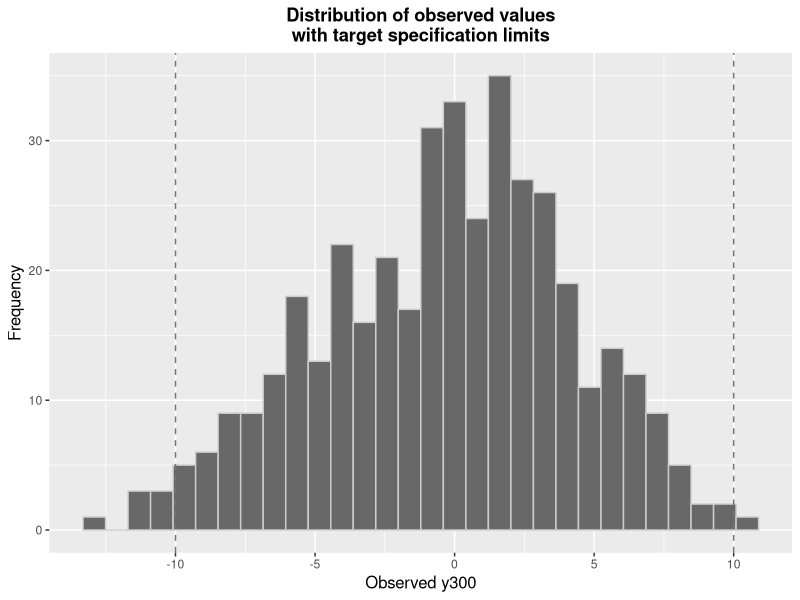

Reproduce this figure in R. (Note: this script raises an error after producing the figure.)
# STAT 435 Team 2
# Measurement Assessment (W2) - Analysis code

library(ggplot2)

baseline.data <- read.table("Baseline.csv", header=TRUE)

# In class, we called a "good" measurement error as less than 1/3 of the total process
# error.
baseline.sd <- sd(baseline.data$y300); baseline.sd
# A 95% confidence interval for the standard deviation
baseline.df <- length(baseline.data$y300) - 1
baseline.ci.lower <- sqrt(baseline.df*baseline.sd^2/qchisq(0.975, baseline.df)); baseline.ci.lower
baseline.ci.upper <- sqrt(baseline.df*baseline.sd^2/qchisq(0.025, baseline.df)); baseline.ci.upper
# So our 95% confidence interval for the standard deviation is [4.27, 4.85]
# We consider a measurement standard error greater than 1/2 of the total to be the dominant cause,
# and a standard error greater than 1/3 of the total to be a problem that needs to be addressed
# So we can rule out measurement if measurement variation is less than 1/3 of total variation
meas.max <- baseline.sd/3; meas.max
# So the target value we want to discriminate is 1/3 of the total, or 1.515

# Recall, our baseline data was normal-ish, with a few values lying outside spec
ggplot(data=baseline.data, mapping=aes(x=y300)) +
  geom_histogram(color="#CCCCCC", fill="#686868") +
  geom_vline(xintercept=-10, color="#747474", linetype="dashed") +
  geom_vline(xintercept=10, color="#747474", linetype="dashed") +
  theme(plot.title=element_text(hjust=0.5, face="bold"), 
        axis.title=element_text(size=12)) +
  ggtitle("Distribution of observed values\nwith target specification limits") +
  xlab("Observed y300") +
  ylab("Frequency")


y300.med <- median(data$y300); y300.med

min.part <- data$partnum[which.min(data$y300)]; min.part
max.part <- data$partnum[which.max(data$y300)]; max.part
med.part <- data$partnum[data$y300 == median(data$y300)][1]; med.part

# Our first go of measuring the data, just to assess whether we need a bigger sample size
# Regardless, we'll want to measure more over multiple hours.
# We looked at the 3 parts, just taking 8 consecutive measurements of each (that's 24 in total)
measurement.initial <- read.table("measurement_1.csv", header=TRUE)
head(measurement.initial)

ggplot(data=measurement.initial, mapping=aes(y=y300, group=partnum)) +
         geom_boxplot()

ggplot(data=measurement.initial, mapping=aes(y=y300, x=partnum)) + geom_point()

model <- lm(y300 ~ as.factor(partnum), data=measurement.initial)
summary(model)


### Determining desired sample size
# Our measurement standard deviation is 1.632
# We can construct a confidence interval:
meas.df <- model$df.residual
meas.sd <- summary(model)$sigma
meas.ci.lower <- sqrt(meas.df*meas.sd^2/qchisq(0.975, meas.df)); meas.ci.lower
meas.ci.upper <- sqrt(meas.df*meas.sd^2/qchisq(0.025, meas.df)); meas.ci.upper
# The average for our measurement is above our 1/3 critical value of 1.515;
# however, the 95% CI for measurement error based on our existing sample includes regions
# lower than the 1/3 value, and above the 1/2 value that we would assign measurement eror
# the dominant cause.
# We need to tighten up our CI (by increasing sample size).
# A reasonable metric would be that we want our CI to be less than the 3/4 distance between
# the 1/3 and 1/2 values; then we could at least say if we're confident if it's on the more
# dangerous, or less dangerous side.
target.width <- (baseline.sd/2 - baseline.sd/3)*3/4; target.width
for (prop.df in meas.df:200)
{
  prop.ci.width <- sqrt(prop.df*meas.sd^2/qchisq(0.025, prop.df)) - 
                   sqrt(prop.df*meas.sd^2/qchisq(0.975, prop.df))
  if (prop.ci.width < target.width) break
}
prop.df
prop.ci.width
